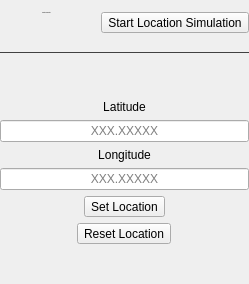
            <widget class="QWidget" name="locSimPage">
             <layout class="QVBoxLayout" name="verticalLayout_28">
              <property name="leftMargin">
               <number>0</number>
              </property>
              <property name="topMargin">
               <number>0</number>
              </property>
              <property name="rightMargin">
               <number>0</number>
              </property>
              <property name="bottomMargin">
               <number>0</number>
              </property>
              <item>
               <widget class="QWidget" name="locSimPageHeader" native="true">
                <layout class="QHBoxLayout" name="horizontalLayout_28">
                 <property name="spacing">
                  <number>10</number>
                 </property>
                 <property name="leftMargin">
                  <number>0</number>
                 </property>
                 <property name="rightMargin">
                  <number>0</number>
                 </property>
                 <item>
                  <widget class="QToolButton" name="toolButton_13">
                   <property name="enabled">
                    <bool>false</bool>
                   </property>
                   <property name="styleSheet">
                    <string notr="true">QToolButton {
	icon-size: 24px;
	background-color: transparent;
	padding-left: 0px;
	padding-right: 5px;
	border-radius: 0px;
}</string>
                   </property>
                   <property name="icon">
                    <iconset resource="resources.qrc">
                     <normaloff>:/icon/geo-alt.svg</normaloff>:/icon/geo-alt.svg</iconset>
                   </property>
                  </widget>
                 </item>
                 <item>
                  <widget class="QWidget" name="verticalWidget_8" native="true">
                   <layout class="QVBoxLayout" name="verticalLayout_27">
                    <property name="spacing">
                     <number>6</number>
                    </property>
                    <property name="leftMargin">
                     <number>0</number>
                    </property>
                    <property name="topMargin">
                     <number>0</number>
                    </property>
                    <property name="rightMargin">
                     <number>0</number>
                    </property>
                    <property name="bottomMargin">
                     <number>0</number>
                    </property>
                    <item>
                     <widget class="QLabel" name="statusBarLbl_2">
                      <property name="font">
                       <font>
                        <pointsize>-1</pointsize>
                        <bold>false</bold>
                       </font>
                      </property>
                      <property name="text">
                       <string>Location Simulation</string>
                      </property>
                     </widget>
                    </item>
                    <item>
                     <widget class="QLabel" name="label_4">
                      <property name="text">
                       <string/>
                      </property>
                     </widget>
                    </item>
                   </layout>
                  </widget>
                 </item>
                 <item>
                  <spacer name="horizontalSpacer_11">
                   <property name="orientation">
                    <enum>Qt::Horizontal</enum>
                   </property>
                   <property name="sizeHint" stdset="0">
                    <size>
                     <width>40</width>
                     <height>20</height>
                    </size>
                   </property>
                  </spacer>
                 </item>
                 <item>
                  <widget class="QToolButton" name="loadLocSimBtn">
                   <property name="text">
                    <string>Start Location Simulation</string>
                   </property>
                  </widget>
                 </item>
                </layout>
               </widget>
              </item>
              <item>
               <widget class="Line" name="line_2">
                <property name="styleSheet">
                 <string notr="true">QFrame {
	color: #414141;
}</string>
                </property>
                <property name="frameShadow">
                 <enum>QFrame::Plain</enum>
                </property>
                <property name="orientation">
                 <enum>Qt::Horizontal</enum>
                </property>
               </widget>
              </item>
              <item>
               <spacer name="verticalSpacer_14">
                <property name="orientation">
                 <enum>Qt::Vertical</enum>
                </property>
                <property name="sizeHint" stdset="0">
                 <size>
                  <width>20</width>
                  <height>40</height>
                 </size>
                </property>
               </spacer>
              </item>
              <item>
               <widget class="QWidget" name="locSimCnt" native="true">
                <layout class="QVBoxLayout" name="locSimPageContent">
                 <property name="leftMargin">
                  <number>0</number>
                 </property>
                 <property name="topMargin">
                  <number>0</number>
                 </property>
                 <property name="rightMargin">
                  <number>0</number>
                 </property>
                 <property name="bottomMargin">
                  <number>0</number>
                 </property>
                 <item>
                  <widget class="QWidget" name="verticalWidget" native="true">
                   <layout class="QVBoxLayout" name="verticalLayout_29">
                    <property name="leftMargin">
                     <number>0</number>
                    </property>
                    <property name="topMargin">
                     <number>0</number>
                    </property>
                    <property name="rightMargin">
                     <number>0</number>
                    </property>
                    <property name="bottomMargin">
                     <number>0</number>
                    </property>
                    <item>
                     <widget class="QLabel" name="label_7">
                      <property name="text">
                       <string>Latitude</string>
                      </property>
                      <property name="alignment">
                       <set>Qt::AlignCenter</set>
                      </property>
                     </widget>
                    </item>
                    <item>
                     <widget class="QLineEdit" name="latitudeTxt">
                      <property name="alignment">
                       <set>Qt::AlignCenter</set>
                      </property>
                      <property name="placeholderText">
                       <string>XXX.XXXXX</string>
                      </property>
                     </widget>
                    </item>
                    <item>
                     <widget class="QLabel" name="label_11">
                      <property name="text">
                       <string>Longitude</string>
                      </property>
                      <property name="alignment">
                       <set>Qt::AlignCenter</set>
                      </property>
                     </widget>
                    </item>
                    <item>
                     <widget class="QLineEdit" name="longitudeTxt">
                      <property name="alignment">
                       <set>Qt::AlignCenter</set>
                      </property>
                      <property name="placeholderText">
                       <string>XXX.XXXXX</string>
                      </property>
                     </widget>
                    </item>
                    <item>
                     <widget class="QWidget" name="horizontalWidget" native="true">
                      <layout class="QHBoxLayout" name="horizontalLayout_3">
                       <property name="leftMargin">
                        <number>0</number>
                       </property>
                       <property name="topMargin">
                        <number>0</number>
                       </property>
                       <property name="rightMargin">
                        <number>0</number>
                       </property>
                       <property name="bottomMargin">
                        <number>0</number>
                       </property>
                       <item>
                        <widget class="QToolButton" name="setLocationBtn">
                         <property name="text">
                          <string>Set Location</string>
                         </property>
                        </widget>
                       </item>
                      </layout>
                     </widget>
                    </item>
                    <item>
                     <widget class="QWidget" name="horizontalWidget_2" native="true">
                      <layout class="QHBoxLayout" name="horizontalLayout_29">
                       <property name="leftMargin">
                        <number>0</number>
                       </property>
                       <property name="topMargin">
                        <number>0</number>
                       </property>
                       <property name="rightMargin">
                        <number>0</number>
                       </property>
                       <property name="bottomMargin">
                        <number>0</number>
                       </property>
                       <item>
                        <widget class="QToolButton" name="resetLocationBtn">
                         <property name="text">
                          <string>Reset Location</string>
                         </property>
                        </widget>
                       </item>
                      </layout>
                     </widget>
                    </item>
                   </layout>
                  </widget>
                 </item>
                </layout>
               </widget>
              </item>
              <item>
               <spacer name="verticalSpacer_13">
                <property name="orientation">
                 <enum>Qt::Vertical</enum>
                </property>
                <property name="sizeHint" stdset="0">
                 <size>
                  <width>20</width>
                  <height>40</height>
                 </size>
                </property>
               </spacer>
              </item>
             </layout>
            </widget>
